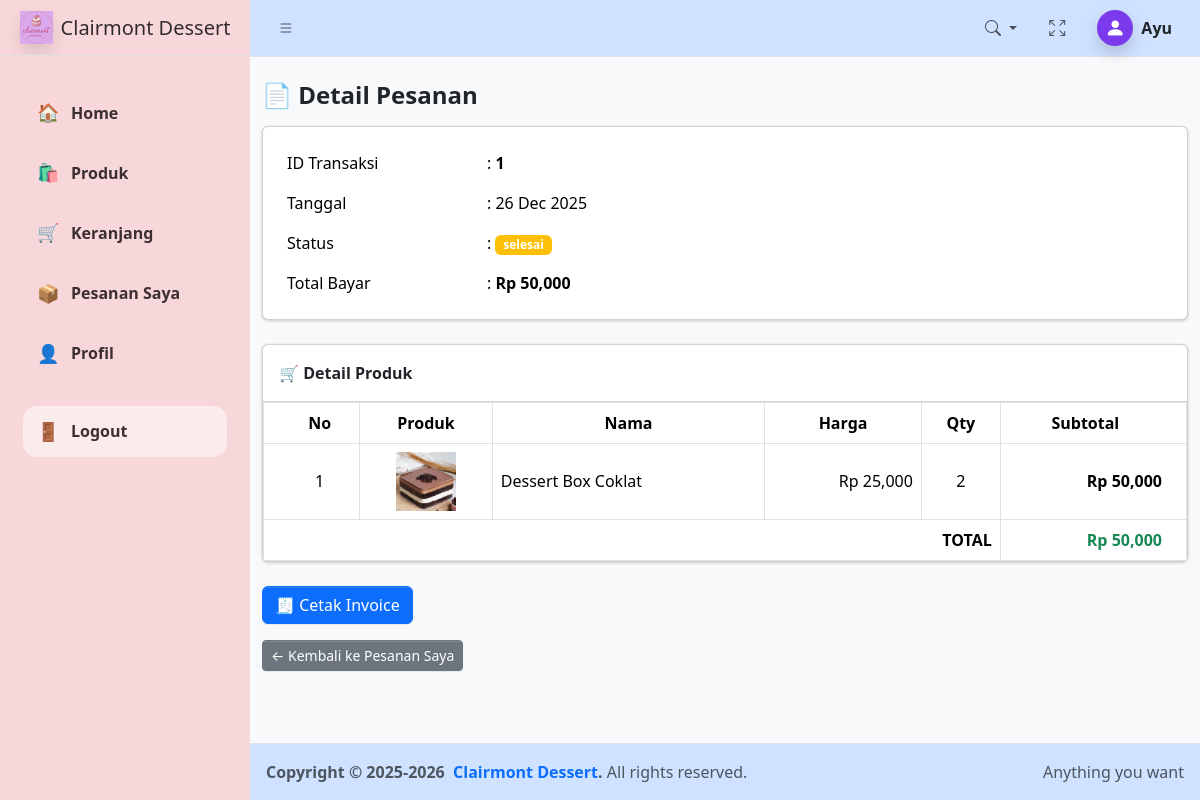
/dashboard_customer.php?menu=pesanan_detail&id=1 (signed in), run on the app's committed database.
### tables this page shows
CREATE TABLE `tb_transaksi` (
  `id_transaksi` int(11) NOT NULL,
  `kode_transaksi` varchar(30) DEFAULT NULL,
  `id_customer` int(11) NOT NULL,
  `tanggal_transaksi` timestamp NOT NULL DEFAULT current_timestamp(),
  `total_harga` int(11) NOT NULL,
  `metode_pembayaran` enum('COD','Transfer') NOT NULL,
  `status_transaksi` enum('pending','proses','selesai','batal') NOT NULL DEFAULT 'pending',
  `bukti_transfer` varchar(100) DEFAULT NULL
);

CREATE TABLE `tb_detail_transaksi` (
  `id_detail` int(11) NOT NULL,
  `id_transaksi` int(11) NOT NULL,
  `id_produk` int(11) NOT NULL,
  `harga` int(11) NOT NULL,
  `jumlah` int(11) NOT NULL,
  `subtotal` int(11) NOT NULL
);

CREATE TABLE `tb_produk` (
  `id_produk` int(11) NOT NULL,
  `kode_produk` varchar(20) DEFAULT NULL,
  `id_kategori` int(11) DEFAULT NULL,
  `nama_produk` varchar(100) NOT NULL,
  `harga` int(11) NOT NULL,
  `deskripsi` text DEFAULT NULL,
  `stok` int(11) DEFAULT 0,
  `gambar` varchar(255) DEFAULT NULL,
  `status` enum('aktif','nonaktif') DEFAULT 'aktif',
  `created_at` timestamp NOT NULL DEFAULT current_timestamp(),
  `updated_at` datetime DEFAULT current_timestamp() ON UPDATE current_timestamp()
);

### form/barang/pesanan_detail.php (the view, shortened to what this page needs)
<?php
include "koneksi2.php";
$id_transaksi = $_GET['id'] ?? '';
$qTransaksi = mysqli_query($koneksi, "
    SELECT *
    FROM tb_transaksi
    WHERE id_transaksi = '$id_transaksi'
");
$transaksi = mysqli_fetch_assoc($qTransaksi);
$qDetail = mysqli_query($koneksi, "
    SELECT
        d.jumlah,
        d.harga,
        p.nama_produk,
        p.gambar
    FROM tb_detail_transaksi d
    JOIN tb_produk p ON d.id_produk = p.id_produk
    WHERE d.id_transaksi = '$id_transaksi'
");
?>
<div class="container mt-4">
  <h4 class="fw-bold mb-3">📄 Detail Pesanan</h4>
  <div class="card mb-4">
    <div class="card-body">
      <table class="table table-borderless mb-0">
        <tr>
          <td width="200">ID Transaksi</td>
          <td>: <strong><?= $transaksi['id_transaksi']; ?></strong></td>
        </tr>
        <tr>
          <td>Tanggal</td>
          <td>: <?= date('d M Y', strtotime($transaksi['tanggal_transaksi'])); ?></td>
        </tr>
        <tr>
          <td>Status</td>
          <td>:
            <span class="badge bg-warning">
              <?= $transaksi['status_transaksi']; ?>
            </span>
          </td>
        </tr>
        <tr>
          <td>Total Bayar</td>
          <td>: <strong>Rp <?= number_format($transaksi['total_harga']); ?></strong></td>
        </tr>
      </table>
    </div>
  </div>
  <div class="card">
    <div class="card-header fw-bold">
      🛒 Detail Produk
    </div>
    <div class="card-body p-0">
      <table class="table table-bordered mb-0 align-middle">
        <thead class="text-center">
          <tr>
            <th>No</th>
            <th>Produk</th>
            <th>Nama</th>
            <th>Harga</th>
            <th>Qty</th>
            <th>Subtotal</th>
          </tr>
        </thead>
        <tbody>
        <?php
        $no = 1;
        $grandTotal = 0;
        while ($d = mysqli_fetch_assoc($qDetail)) {
            $subtotal = $d['harga'] * $d['jumlah'];
            $grandTotal += $subtotal;
        ?>
          <tr>
            <td class="text-center"><?= $no++; ?></td>
            <td class="text-center">
              <img src="uploads/<?= $d['gambar']; ?>" width="60">
            </td>
            <td><?= $d['nama_produk']; ?></td>
            <td class="text-end">
              Rp <?= number_format($d['harga']); ?>
            </td>
            <td class="text-center">
              <?= $d['jumlah']; ?>
            </td>
            <td class="text-end">
              <strong>Rp <?= number_format($subtotal); ?></strong>
            </td>
          </tr>
        <?php } ?>
        </tbody>
        <tfoot>
          <tr>
            <th colspan="5" class="text-end">TOTAL</th>
            <th class="text-end text-success">
              Rp <?= number_format($grandTotal); ?>
            </th>
          </tr>
        </tfoot>
      </table>
    </div>
  </div>
   <div class="mt-4 d-flex gap-2">
  <a href="form/barang/invoice_pdf.php?id=<?= $transaksi['id_transaksi'] ?>"
     target="_blank"
     class="btn btn-primary">
     🧾 Cetak Invoice
  </a>
</div>
  <div class="mt-3">
    <a href="dashboard_customer.php?menu=pesanan"
       class="btn btn-secondary btn-sm">
       ← Kembali ke Pesanan Saya
    </a>
  </div>
</div>

### dashboard_customer.php (shortened to what this page needs)
<?php
include "koneksi2.php";
?>
<!doctype html>
<html lang="en">
  <head>
    <link
      rel="stylesheet"
      href="https://cdn.jsdelivr.net/npm/@fontsource/source-sans-3@5.0.12/index.css"
      media="print"
      onload="this.media='all'"
    />
    <link
      rel="stylesheet"
      href="https://cdn.jsdelivr.net/npm/overlayscrollbars@2.11.0/styles/overlayscrollbars.min.css"
    />
    <link
      rel="stylesheet"
      href="https://cdn.jsdelivr.net/npm/bootstrap-icons@1.13.1/font/bootstrap-icons.min.css"
    />
    <link rel="stylesheet" href="dist/css/adminlte.css" />
    <link
      rel="stylesheet"
      href="https://cdn.jsdelivr.net/npm/apexcharts@3.37.1/dist/apexcharts.css"
    />
  </head>
  <body class="layout-fixed sidebar-expand-lg bg-body-tertiary">
    <div class="app-wrapper">
     <nav class="app-header navbar navbar-expand bg-primary-subtle" data-bs-theme="">
        <div class="container-fluid">
          <ul class="navbar-nav">
            <li class="nav-item">
              <a class="nav-link" data-lte-toggle="sidebar" href="#" role="button">
                <i class="bi bi-list"></i>
              </a>
            </li>
          </ul>
          <ul class="navbar-nav ms-auto">
            <li class="nav-item dropdown">
              <a class="nav-link dropdown-toggle" href="#" role="button"
                data-bs-toggle="dropdown" aria-expanded="false">
                <i class="bi bi-search"></i>
              </a>
            </li>
            <li class="nav-item">
              <a class="nav-link" href="#" data-lte-toggle="fullscreen">
                <i data-lte-icon="maximize" class="bi bi-arrows-fullscreen"></i>
              </a>
            </li>
            <li class="nav-item dropdown user-menu">
            <a href="#" class="nav-link dropdown-toggle d-flex align-items-center gap-2"
              data-bs-toggle="dropdown">
              <div class="rounded-circle d-flex justify-content-center align-items-center shadow"
                  style="width:36px;height:36px;background:#7c3aed;color:white;">
                <i class="bi bi-person-fill fs-5"></i>
              </div>
              <span class="d-none d-md-inline fw-semibold text-dark">
                <?= ucwords(str_replace('@',' ', explode('@', $_SESSION['email'])[0])); ?>
              </span>
            </a>
            </li>
          </ul>
        </div>
      </nav>
      <aside class="app-sidebar bg-danger-subtle" data-bs-theme="">
        <div class="sidebar-brand">
          <a href="./index.html" class="brand-link">
            <img
              src="./dist/assets/img/logo.jpeg"
              alt="AdminLTE Logo"
              class="brand-image opacity-75 shadow"
            />
            <span class="brand-text fw-light">Clairmont Dessert</span>
          </a>
        </div>
        <div class="sidebar-wrapper">
          <nav class="mt-2">
          <?php
            include "menu_customer.php";
          ?>
          </nav>
        </div>
      </aside>
<?php
$menu = isset($_GET['menu']) ? $_GET['menu'] : '';
switch ($menu) {
    case 'pesanan_detail':
        include "form/barang/pesanan_detail.php";
        break;
}
?>
      <footer class="app-footer bg-primary-subtle" data-bs-theme="">
        <div class="float-end d-none d-sm-inline">Anything you want</div>
        <strong>
          Copyright &copy; 2025-2026&nbsp;
          <a href="https://adminlte.io" class="text-decoration-none">Clairmont Dessert</a>.
        </strong>
        All rights reserved.
      </footer>
    </div>
  </body>
</html>

### menu_customer.php (shortened to what this page needs)
<ul class="nav sidebar-menu flex-column">
  <li class="nav-item">
    <a href="dashboard_customer.php" class="nav-link <?= (!isset($_GET['menu'])) ? 'active' : '' ?>">
      <span class="icon">🏠</span> Home
    </a>
  </li>
  <li class="nav-item">
    <a href="dashboard_customer.php?menu=produk" class="nav-link <?= ($_GET['menu'] ?? '')=='produk' ? 'active' : '' ?>">
      <span class="icon">🛍️</span> Produk
    </a>
  </li>
  <li class="nav-item">
    <a href="dashboard_customer.php?menu=cart" class="nav-link <?= ($_GET['menu'] ?? '')=='cart' ? 'active' : '' ?>">
      <span class="icon">🛒</span> Keranjang
    </a>
  </li>
  <li class="nav-item">
    <a href="dashboard_customer.php?menu=pesanan" class="nav-link <?= ($_GET['menu'] ?? '')=='pesanan' ? 'active' : '' ?>">
      <span class="icon">📦</span> Pesanan Saya
    </a>
  </li>
  <li class="nav-item">
    <a href="dashboard_customer.php?menu=profil" class="nav-link <?= ($_GET['menu'] ?? '')=='profil' ? 'active' : '' ?>">
      <span class="icon">👤</span> Profil
    </a>
  </li>
  <li class="nav-item logout">
    <a href="logout.php" class="nav-link">
      <span class="icon">🚪</span> Logout
    </a>
  </li>
</ul>

### menu_customer.php (style rules this page uses)
.sidebar-menu { padding: 15px; }
.sidebar-menu .nav-item { margin-bottom: 6px; }
.sidebar-menu .nav-link { display: flex; align-items: center; gap: 12px; padding: 12px 14px; border-radius: 14px; color: #3b2f2f; font-weight: 600; transition: 0.3s; }
.sidebar-menu .icon { font-size: 18px; }
.sidebar-menu .logout .nav-link { margin-top: 18px; background: rgba(255,255,255,0.5); }

### data on the page
tb_transaksi: id_transaksi "1", tanggal_transaksi "26 Dec 2025", status_transaksi "selesai", total_harga "50,000"
tb_detail_transaksi: id_produk.gambar (picture), id_produk.nama_produk "Dessert Box Coklat", harga "25,000", jumlah "2", subtotal "50,000"

### other printed values
str_replace('@',' ', explode('@', $_SESSION['email'])[0]) "Ayu"
$grandTotal "50,000"
